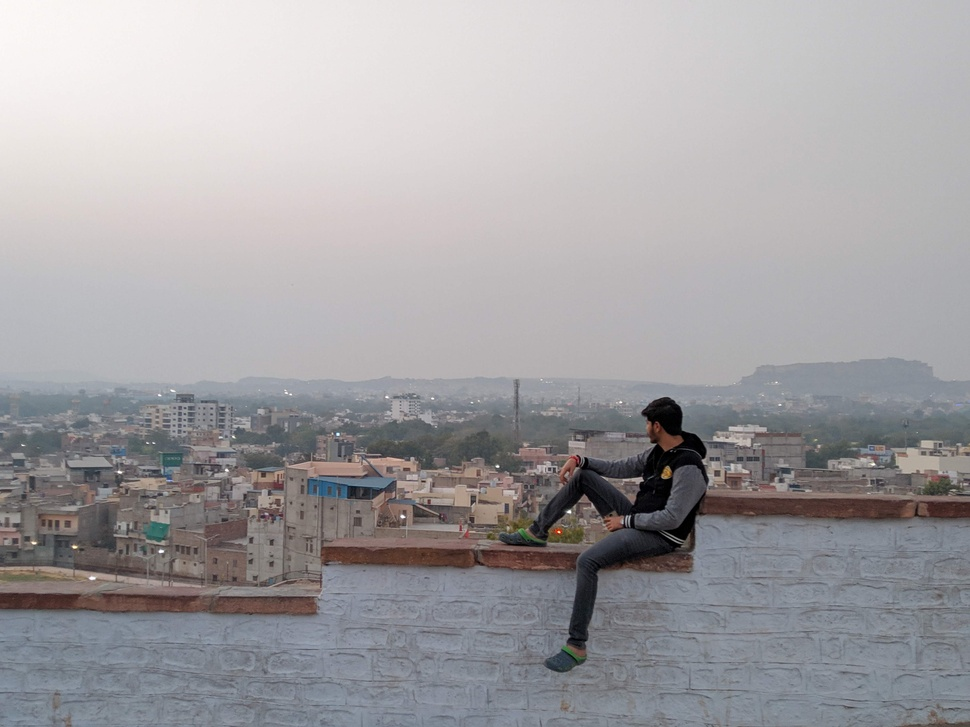
#> input picture pic_1.jpg, 970 x 727 px, shrunk from 4000 x 3000 before the run
$ python img_enhancer.py
#> lines starting #> are read from the running program, lines starting #| are printed output that depends on the picture
# -*- coding: utf-8 -*-
"""
Created on Wed Mar 20 14:10:50 2019

@author: adity
"""

import cv2

img=cv2.imread('pic_1.jpg')
#> img is the input picture: shape (727, 970, 3); mean B, G, R 163, 160.3, 162.3

clahe=cv2.createCLAHE()

gray_img = cv2.cvtColor(img, cv2.COLOR_BGR2GRAY)

enh_img=clahe.apply(gray_img)
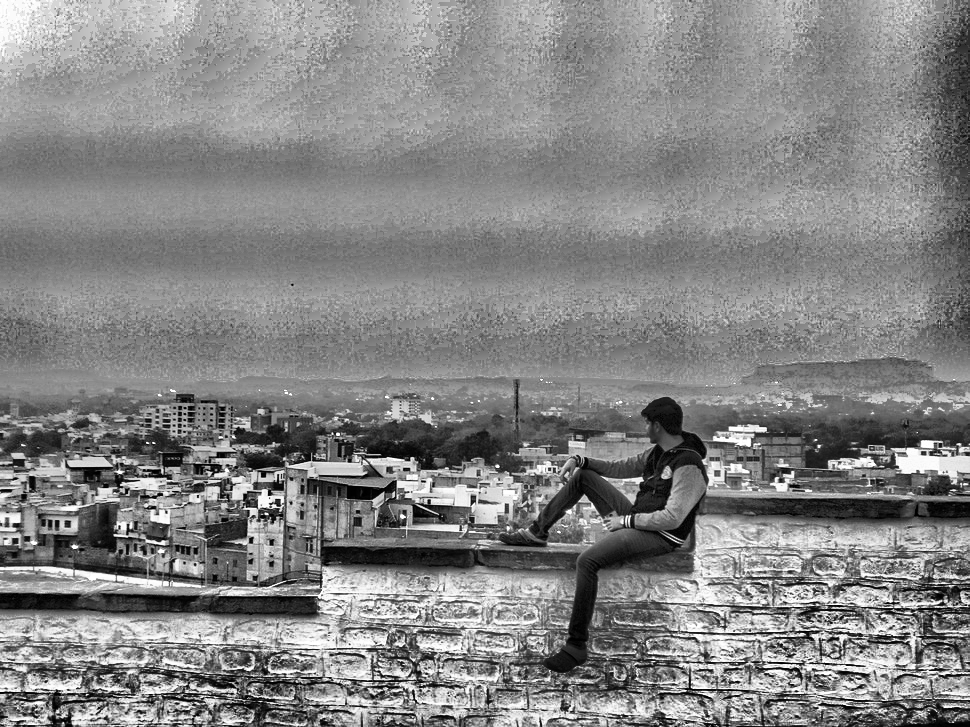
#> enh_img: shape (727, 970); min 0, max 255, mean 133.1

cv2.imwrite('enhanced.img',enh_img)
print("done")
